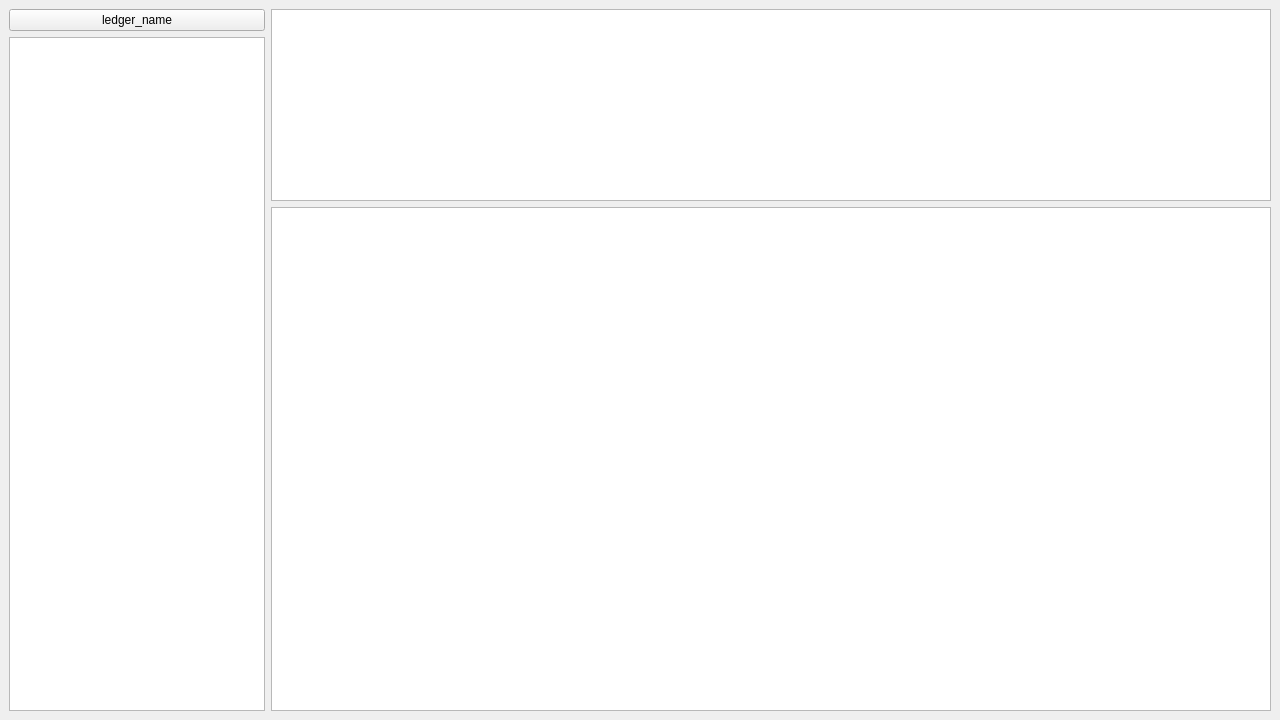
<?xml version="1.0" encoding="UTF-8"?>
<ui version="4.0">
 <class>MainWindow</class>
 <widget class="QMainWindow" name="MainWindow">
  <property name="geometry">
   <rect>
    <x>0</x>
    <y>0</y>
    <width>1280</width>
    <height>720</height>
   </rect>
  </property>
  <property name="minimumSize">
   <size>
    <width>0</width>
    <height>0</height>
   </size>
  </property>
  <property name="windowTitle">
   <string>pyLedger</string>
  </property>
  <widget class="QWidget" name="centralwidget">
   <layout class="QHBoxLayout" name="horizontalLayout_2">
    <item>
     <layout class="QVBoxLayout" name="verticalLayout_3">
      <item>
       <widget class="QPushButton" name="btnLedger">
        <property name="text">
         <string>ledger_name</string>
        </property>
       </widget>
      </item>
      <item>
       <widget class="QListWidget" name="listWidget">
        <property name="sizePolicy">
         <sizepolicy hsizetype="Minimum" vsizetype="Expanding">
          <horstretch>0</horstretch>
          <verstretch>0</verstretch>
         </sizepolicy>
        </property>
        <property name="minimumSize">
         <size>
          <width>200</width>
          <height>0</height>
         </size>
        </property>
       </widget>
      </item>
     </layout>
    </item>
    <item>
     <layout class="QVBoxLayout" name="verticalLayout_2">
      <item>
       <widget class="QColumnView" name="columnView">
        <property name="sizePolicy">
         <sizepolicy hsizetype="Minimum" vsizetype="Minimum">
          <horstretch>0</horstretch>
          <verstretch>0</verstretch>
         </sizepolicy>
        </property>
       </widget>
      </item>
      <item>
       <widget class="QTableWidget" name="tableWidget">
        <property name="sizePolicy">
         <sizepolicy hsizetype="Expanding" vsizetype="Expanding">
          <horstretch>0</horstretch>
          <verstretch>0</verstretch>
         </sizepolicy>
        </property>
       </widget>
      </item>
     </layout>
    </item>
   </layout>
  </widget>
 </widget>
 <resources/>
 <connections/>
</ui>
